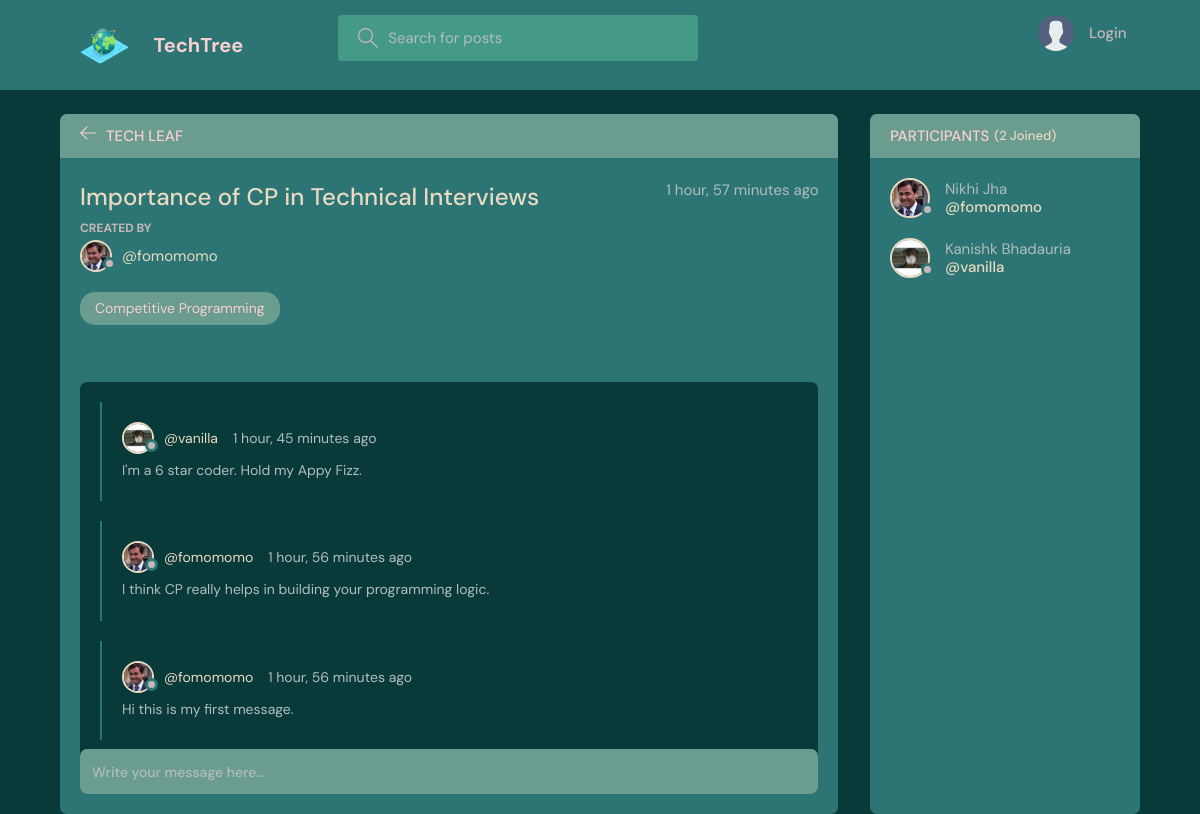
The page /room/1/ on the database its author committed.
### base/models.py (models this page shows, shortened)
class Room(models.Model):
    host = models.ForeignKey(User, on_delete=models.SET_NULL, null=True)
    topic = models.ForeignKey(Topic, on_delete=models.SET_NULL, null=True)
    name = models.CharField(max_length=200)
    description = models.TextField(null=True, blank=True)
    participants = models.ManyToManyField(
        User, related_name='participants', blank=True)
    updated = models.DateTimeField(auto_now=True)
    created = models.DateTimeField(auto_now_add=True)
    class Meta:
        ordering = ['-updated', '-created']

class User(AbstractUser):
    name = models.CharField(max_length=200, null=True)
    email = models.EmailField(unique=True, null=True)
    bio = models.TextField(null=True)
    avatar = models.ImageField(null=True, default="avatar.svg")
    USERNAME_FIELD = 'email'
    REQUIRED_FIELDS = ['username']

class Topic(models.Model):
    name = models.CharField(max_length=200)
    def __str__(self):
        return self.name

class Message(models.Model):
    user = models.ForeignKey(User, on_delete=models.CASCADE)
    room = models.ForeignKey(Room, on_delete=models.CASCADE)
    body = models.TextField()
    updated = models.DateTimeField(auto_now=True)
    created = models.DateTimeField(auto_now_add=True)
    class Meta:
        ordering = ['-updated', '-created']

### base/views.py (the view, shortened to what this page needs)
# urls.py: path('room/<str:pk>/', views.room, name="room"),
def room(request, pk):
    room = Room.objects.get(id=pk)
    room_messages = room.message_set.all()
    participants = room.participants.all()
    context = {'room': room, 'room_messages': room_messages,
               'participants': participants}
    return render(request, 'base/room.html', context)

### base/templates/base/room.html (shortened to what this page needs)
{% extends 'main.html' %}
{% block content %}
<main class="profile-page layout layout--2">
  <div class="container">
    <div class="room">
      <div class="room__top">
        <div class="room__topLeft">
          <a href="{% url 'home' %}">
            <svg version="1.1" xmlns="http://www.w3.org/2000/svg" width="32" height="32" viewBox="0 0 32 32">
              <title>arrow-left</title>
              <path
                d="M13.723 2.286l-13.723 13.714 13.719 13.714 1.616-1.611-10.96-10.96h27.625v-2.286h-27.625l10.965-10.965-1.616-1.607z">
              </path>
            </svg>
          </a>
          <h3>Tech Leaf</h3>
        </div>
      </div>
      <div class="room__box scroll">
        <div class="room__header scroll">
          <div class="room__info">
            <h3>{{room.name}}</h3>
            <span>{{room.created|timesince}} ago</span>
          </div>
          <div class="room__hosted">
            <p>Created By</p>
            <a href="{% url 'user-profile' room.host.id %}" class="room__author">
              <div class="avatar avatar--small">
                <img src="{{room.host.avatar.url}}" />
              </div>
              <span>@{{room.host.username}}</span>
            </a>
          </div>
          <span class="room__topics">{{room.topic}}</span>
        </div>
        <div class="room__conversation">
          <div class="threads scroll">
            {% for message in room_messages %}
            <div class="thread">
              <div class="thread__top">
                <div class="thread__author">
                  <a href="{% url 'user-profile' message.user.id %}" class="thread__authorInfo">
                    <div class="avatar avatar--small">
                      <img src="{{message.user.avatar.url}}" />
                    </div>
                    <span>@{{message.user.username}}</span>
                  </a>
                  <span class="thread__date">{{message.created|timesince}} ago</span>
                </div>
              </div>
              <div class="thread__details">
                {{message.body}}
              </div>
            </div>
            {% endfor %}
          </div>
        </div>
      </div>
      <div class="room__message">
        <form action="" method="POST">
          <input name="body" placeholder="Write your message here..." />
        </form>
      </div>
    </div>
    <div class="participants">
      <h3 class="participants__top">Participants <span>({{participants.count}} Joined)</span></h3>
      <div class="participants__list scroll">
        {% for user in participants %}
        <a href="{%  url 'user-profile' user.id %}" class="participant">
          <div class="avatar avatar--medium">
            <img src="{{user.avatar.url}}" />
          </div>
          <p>
            {{user.name}}
            <span>@{{user.username}}</span>
          </p>
        </a>
        {% endfor %}
      </div>
    </div>
  </div>
</main>
{% endblock content %}

### rows shown on the page
Room: name "Importance of CP in Technical Interviews", created "1 hour, 57 minutes", host.avatar (picture), host.username "fomomomo", topic "Competitive Programming"
Message: user.avatar (picture), user.username "vanilla", created "1 hour, 45 minutes", body "I'm a 6 star coder. Hold my Appy Fizz."
Message: user.avatar (picture), user.username "fomomomo", created "1 hour, 56 minutes", body "I think CP really helps in building your programming logic."
Message: user.avatar (picture), user.username "fomomomo", created "1 hour, 56 minutes", body "Hi this is my first message."
User: avatar (picture), name "Nikhi Jha", username "fomomomo"
User: avatar (picture), name "Kanishk Bhadauria", username "vanilla"

### other values the page prints
{{ participants.count }} "2"
